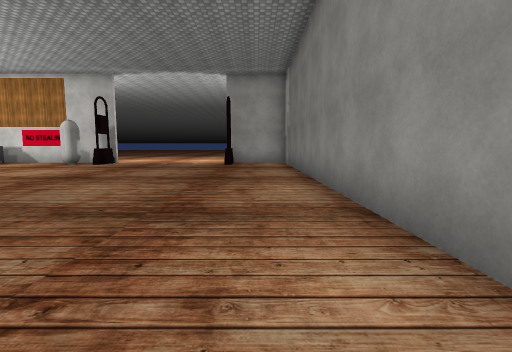
[1] (above)

16 first-person views from a walk through a 3-D level made in the Unity game engine. The camera is 1.4 m above the floor, tilts 6° down and sees 85° across. The floor is counted in squares, 1.96 m on a side. Each view is taken from the middle of a square. On the plan, view 1 faces up. The plan holds only what a view shows up to about 10 squares ahead; the rest is blank. The place goes on beyond the plan. The player character is not drawn. Some surface patterns are stand-ins.

[2]
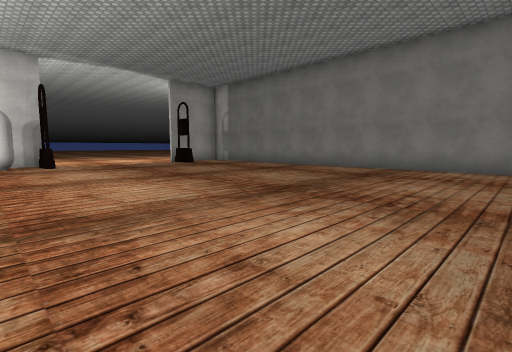

[3]
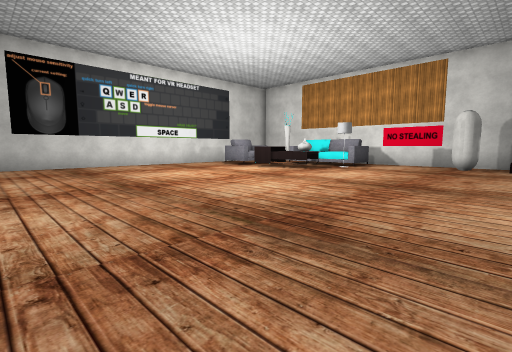

[4]
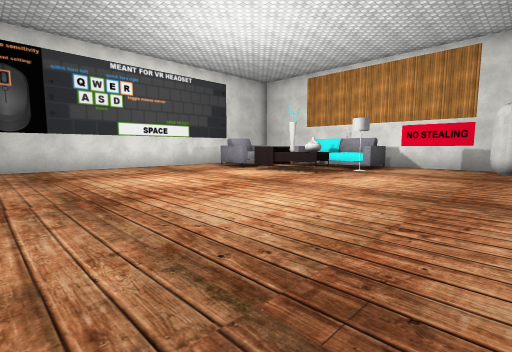

[5]
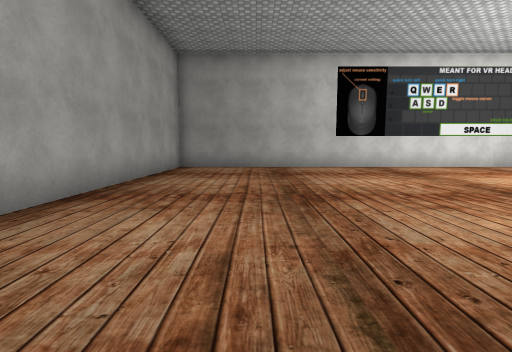

[6]
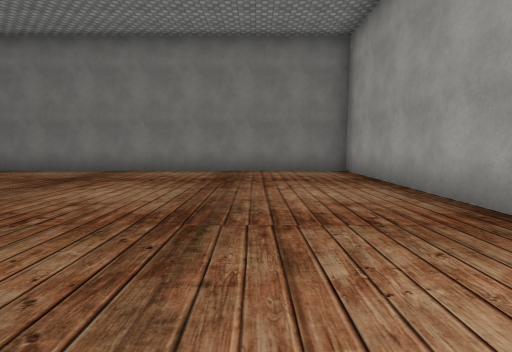

[7]
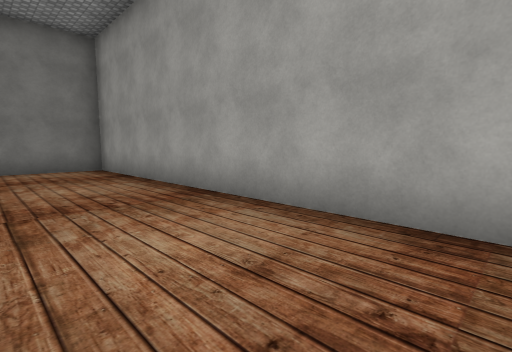

[8]
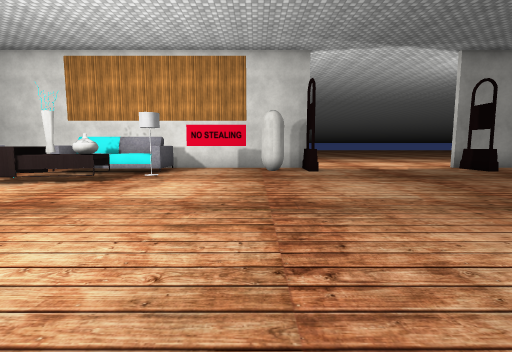

[9]
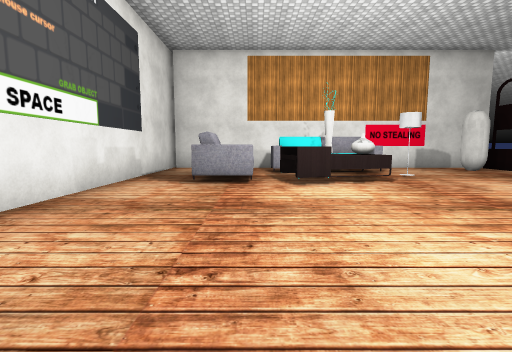

[10]
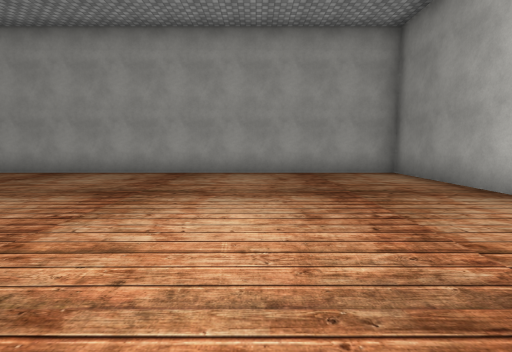

[11]
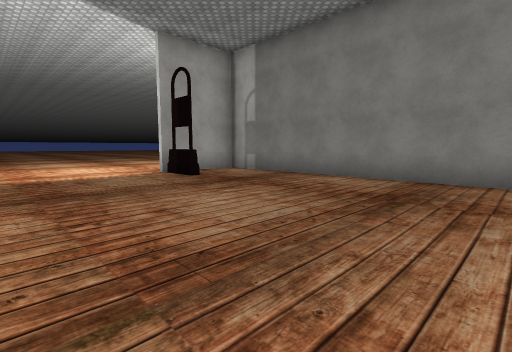

[12]
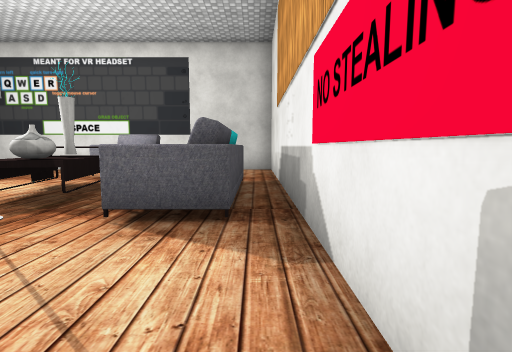

[13]
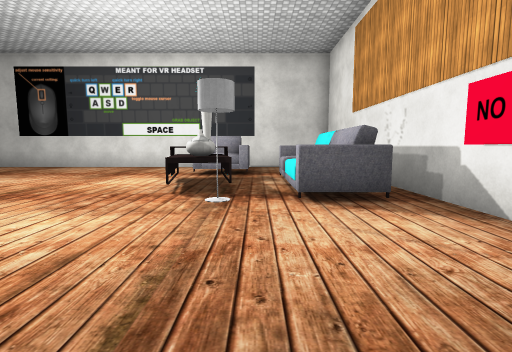

[14]
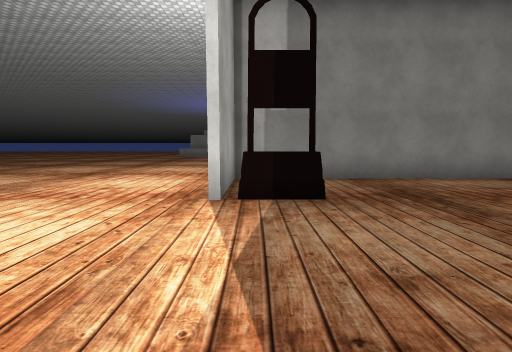

[15]
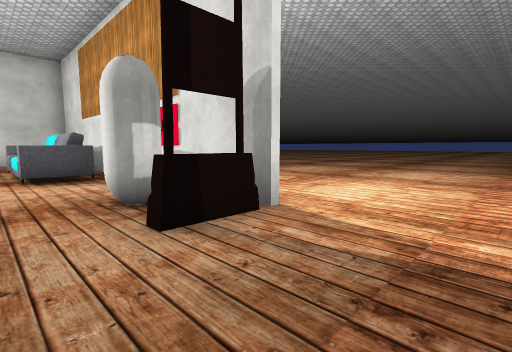

[16]
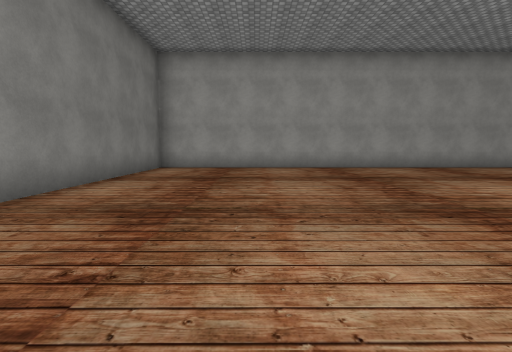

### Floor plan
Points are (right, up) in squares from view 1. A wall is a line through its corners. A room is listed if a view was taken in it or the views show most of it. See-through windows are left out.
Room 1 (views 1, 2, 3, 4, 5, 6, 7, 8, 9, 10, 11, 12, 13, 15, 16)
walls: (-6.1, 12.5) (-16.8, 12.5); (-16.8, 12.9) (-16.8, -3.7) (1.3, -3.7) (1.3, 12.5) (-1.4, 12.5)
ways out: opening at (-3.5, 11) to room 2; gap at (-6, 12) to room 2
objects: other object (-15, 9) to (-14, 10); other object (-13, 8) to (-13, 9); other object (-13, 11) to (-11, 12); other object (-12, 9); other object (-10, 10); other object (-8, 11) to (-7, 11)
Room 2 (view 14)
walls: (-6.2, 12.2) (-6.2, 11.4)
ways out: opening at (-3.5, 11) to room 1; gap at (-6, 12) to room 1

Where each view was taken, in squares from view 1:
view 1: 0 up, 0 right, facing up
view 2: 0 up, 8 left, facing up-right
view 3: 1 up, 6 left, facing up-left
view 4: 2 up, 7 left, facing up-left
view 5: 1 down, 7 left, facing left
view 6: 1 down, 7 left, facing right
view 7: 1 down, 8 left, facing down-right
view 8: 3 up, 8 left, facing up
view 9: 3 up, 14 left, facing up
view 10: 4 up, 13 left, facing down
view 11: 5 up, 5 left, facing up-right
view 12: 12 up, 8 left, facing left
view 13: 10 up, 7 left, facing left
view 14: 12 up, 5 left, facing right
view 15: 10 up, 4 left, facing up-left
view 16: 6 up, 2 left, facing down
